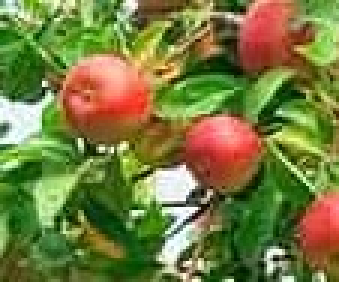
#> input picture tree_petit.jpg, 113 x 94 px (shown 3 times larger)
$ python dev.py
#> lines starting #> are read from the running program, lines starting #| are printed output that depends on the picture; after the words box and inside, x2 and y2 are one past the last pixel; in counts of white or black regions, pixels touching at a corner belong together
#%%
#

import numpy as np
import matplotlib.pyplot as plt
import matplotlib.image as mpimg
import cv2


img = cv2.imread('tree_petit.jpg')
#> img is the input picture: shape (94, 113, 3); mean B, G, R 62.8, 123.7, 118.4
print(img.shape)
#| (94, 113, 3)


img_grey = cv2.cvtColor(img, cv2.COLOR_BGR2GRAY)
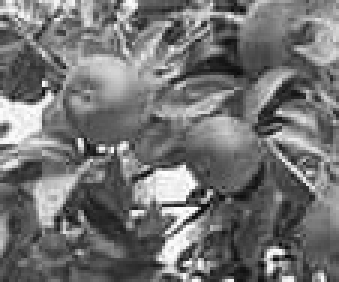
#> img_grey: shape (94, 113) (shown 3 times larger); min 3, max 254, mean 115.1
img_only_red = img[:,:,2]
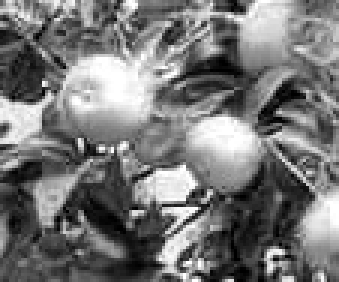
#> img_only_red: shape (94, 113) (shown 3 times larger); min 0, max 255, mean 118.4


plt.imshow(img_only_red,cmap = "gray")
plt.show()

thresh2, only_red_thresd = cv2.threshold(img_only_red, thresh=127, maxval=255, type=cv2.THRESH_OTSU)  # otsu's method
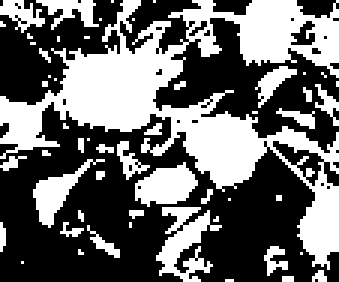
#> only_red_thresd: shape (94, 113) (shown 3 times larger); 41.2% white; 54 white regions (41 under 20 px), largest, box (x1, y1, x2, y2) and area: (0, 0, 113, 90) 3050, (52, 69, 74, 94) 256, (45, 54, 66, 69) 202
#> thresh2 = 128

plt.imshow(only_red_thresd,cmap = "gray")
plt.show()

# %%

def keep_color_px(img_color, desired_color):
    threshold = 230
    for i in range(len(img_color)):
        for j in range(len(img_color[0])):
                px_color = img_color[i][j]
                dist = np.linalg.norm(px_color-desired_color)
                if dist>threshold:
                    img_color[i][j] = 255
                else:
                    img_color[i][j] = 0
#> this loop made 94 passes
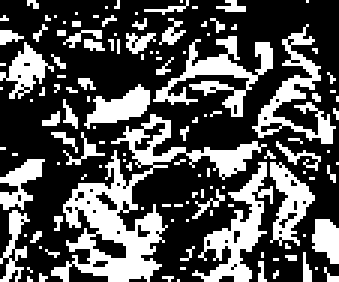
#> img_color: shape (94, 113, 3) (shown 3 times larger); 33.4% white; 128 white regions (106 under 20 px), largest, box (x1, y1, x2, y2) and area: (17, 38, 89, 94) 987, (64, 54, 91, 94) 352, (51, 12, 91, 39) 346

    return img_color


img = cv2.imread('tree_petit.jpg')
img = img[:,:,::-1] #RGB -> BGR

plt.imshow(img)
plt.show()

img_kept_color = keep_color_px(img,[93,102,253])
plt.imshow(img_kept_color)
plt.show()
# %%
